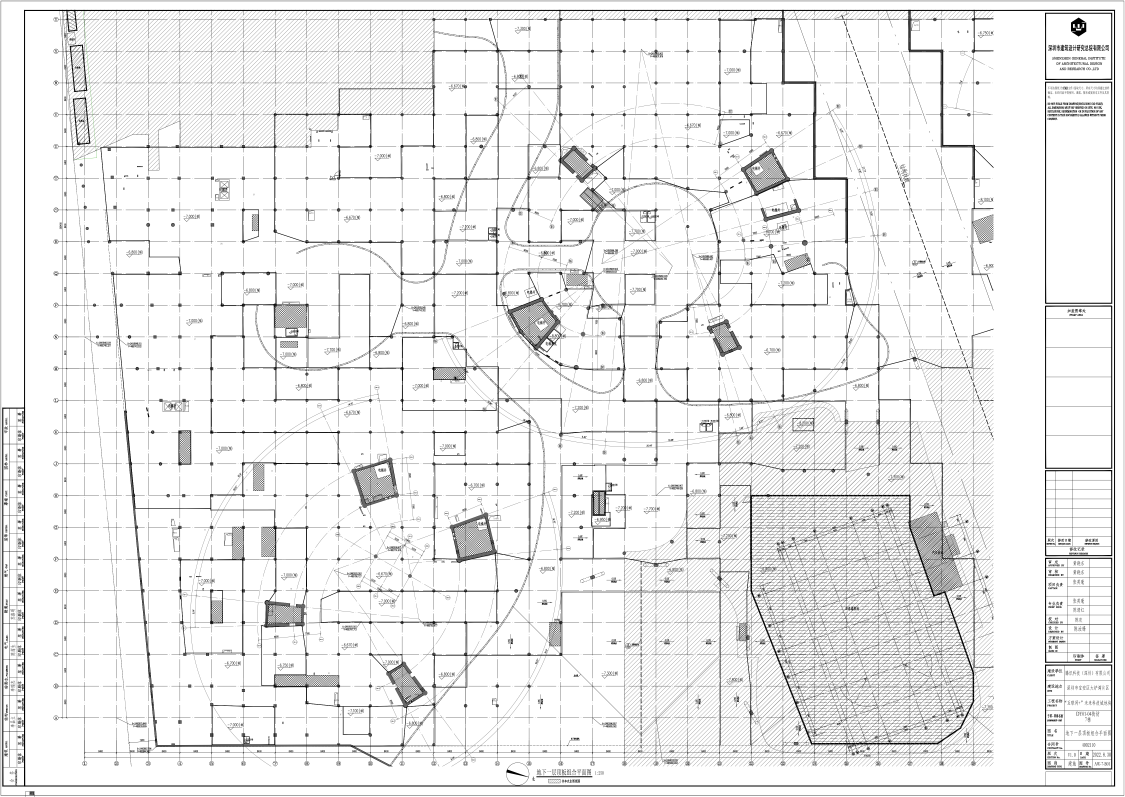
#> input picture assets/drawings/dy04_7_B01.png, 4500 x 3186 px, found by its file name (shown at 1/4 size)
$ python _b01_detail.py
#> lines starting #> are read from the running program, lines starting #| are printed output that depends on the picture; after the words box and inside, x2 and y2 are one past the last pixel; in counts of white or black regions, pixels touching at a corner belong together
# -*- coding: utf-8 -*-
"""B01: 用新 JSON 验证 scale=66.222, c=19500, f=1430000 的每条线像素位置 vs 暗列/暗行。"""
import json
import numpy as np
from PIL import Image

img = np.asarray(Image.open(r"F:\建筑验收工具\site-patrol\assets\drawings\dy04_7_B01.png").convert("L"), dtype=np.int16)
H_px, W_px = img.shape
#> H_px = 3186; W_px = 4500
ds = 4
sub = img[:H_px//ds*ds, :W_px//ds*ds]
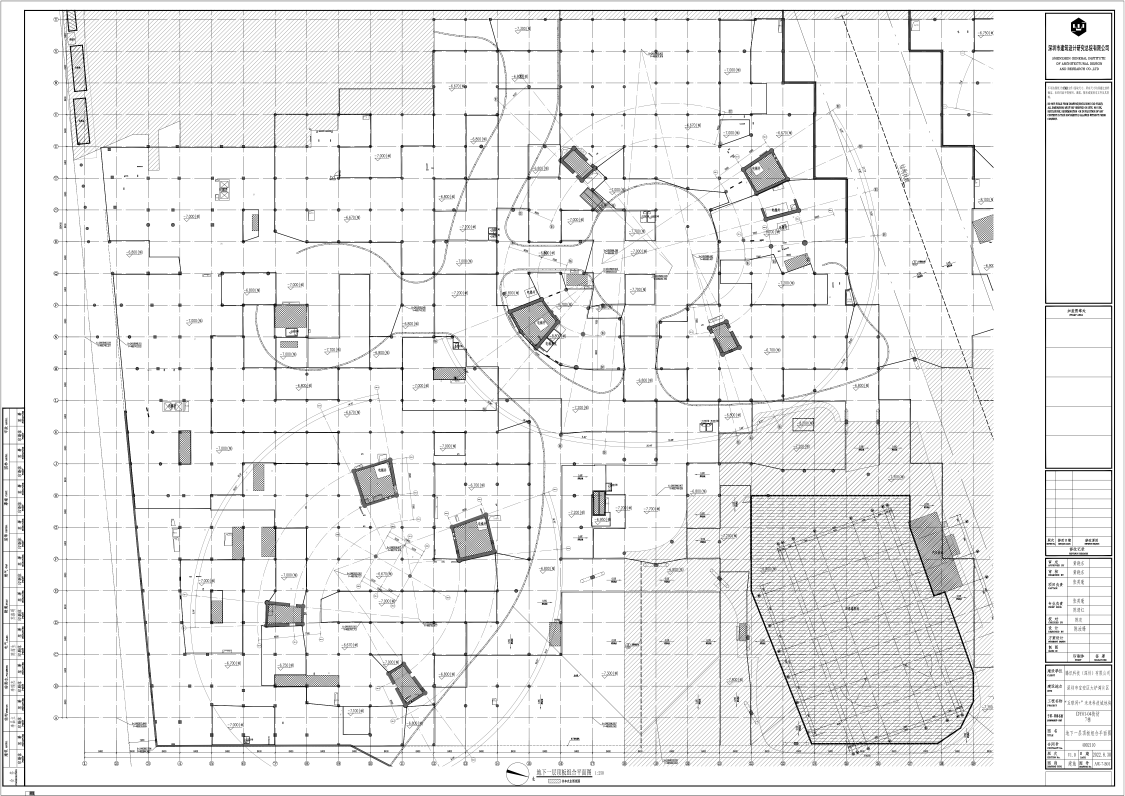
#> sub: shape (3184, 4500) int16 (shown at 1/4 size); min 0, max 255, mean 236.8
ds_img = sub.reshape(H_px//ds, ds, W_px//ds, ds).min(axis=(1, 3))
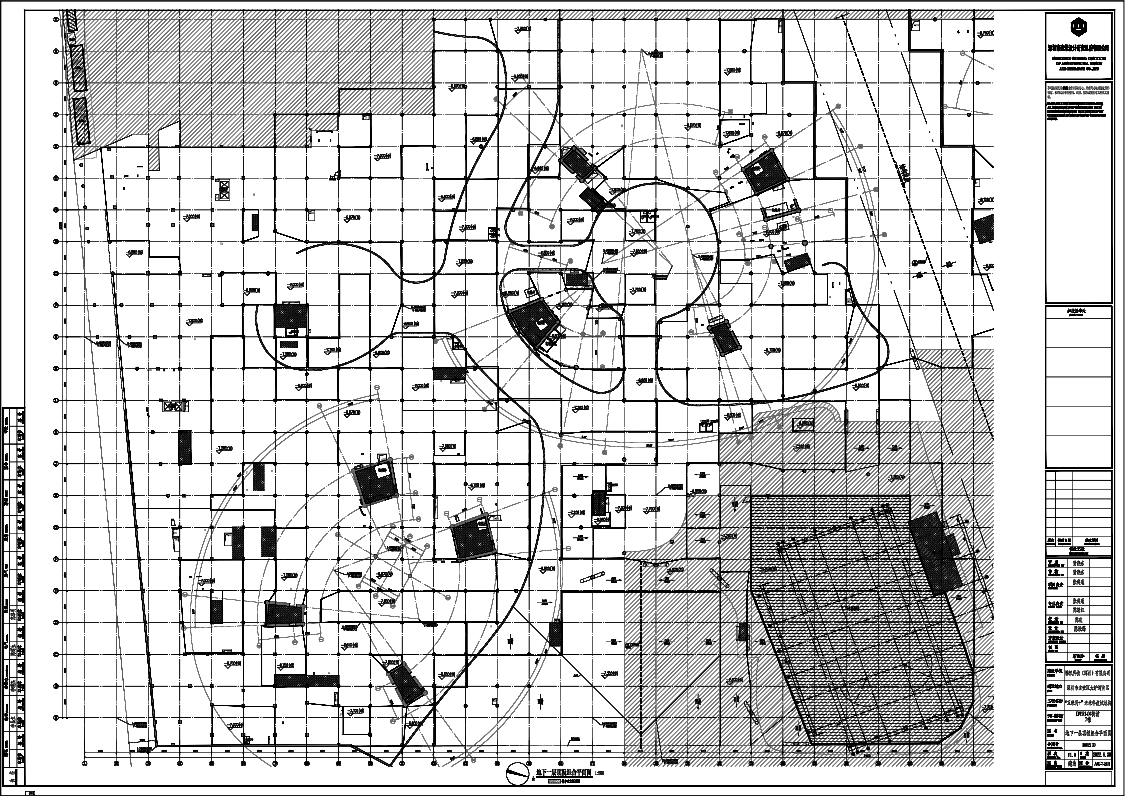
#> ds_img: shape (796, 1125) int16; min 0, max 255, mean 205.4
ds_H, ds_W = ds_img.shape
#> ds_H = 796; ds_W = 1125
dark = ds_img < 128
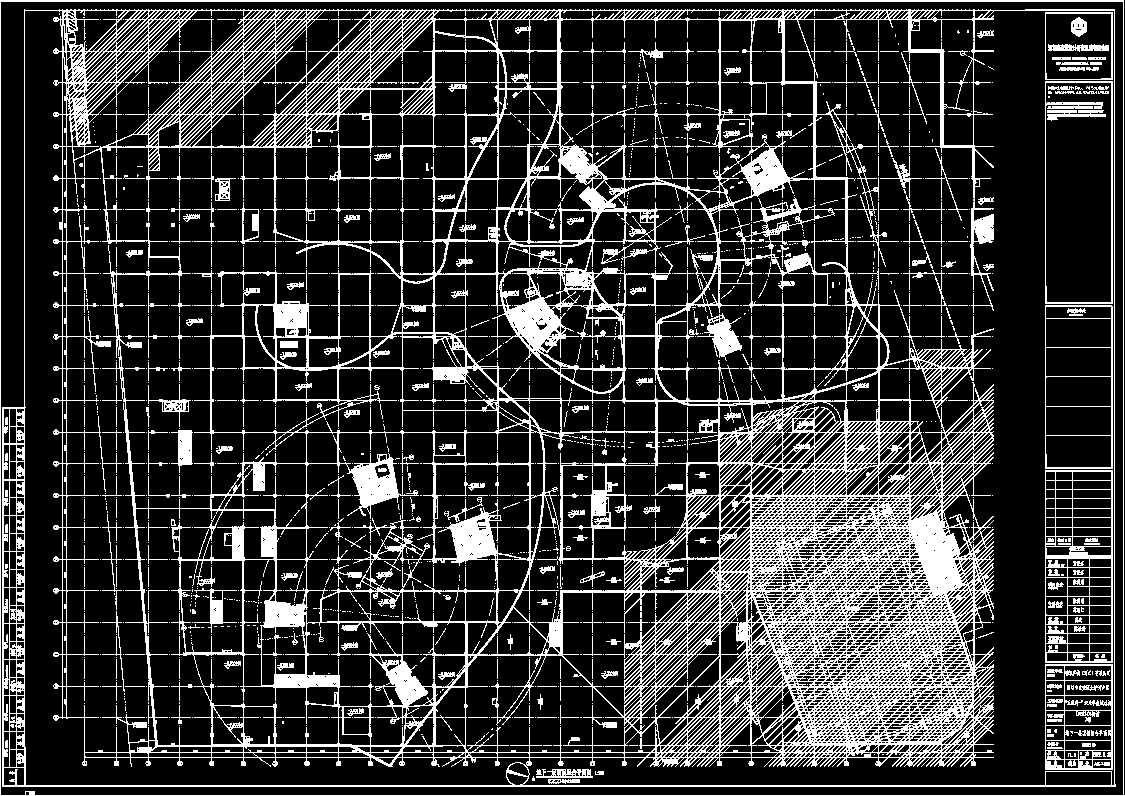
#> dark: shape (796, 1125) bool; 21.7% white in thin lines or dots
col_dark = dark.mean(axis=0)
#> col_dark = 1125 values, max 1 at index 0, min 0.00126 at index 1124, mean 0.217
row_dark = dark.mean(axis=1)
#> row_dark = 796 values, max 1 at index 795, min 0.00178 at index 2, mean 0.217

def cluster_idxs(idx_list, tol):
#> called with tol = 2
    if not idx_list: return []
    idx_list = sorted(idx_list)
#> idx_list = 43 values from 0 to 1123
    groups = []
    for i in idx_list:
        if groups and i - groups[-1][-1] <= tol:
            groups[-1].append(i)
        else:
            groups.append([i])
#> this loop made 43 passes
#> i on passes 2 to 13: 24, 62, 66, 84, 116, 148, 179, 211, 243, 275, 306, 338
#> after the loop, groups = 36 items, first 6: [0], [24], [62], [66], [84], [116]
    return [sum(g)/len(g) for g in groups]

col_c = cluster_idxs([i for i, v in enumerate(col_dark) if v > 0.5], 2)
#> col_c = 36 values from 0 to 1123
row_c = cluster_idxs([i for i, v in enumerate(row_dark) if v > 0.5], 2)
#> the loop in cluster_idxs (call 2), `for i in idx_list:` made 34 passes
#> i on passes 3 to 14: 10, 19, 51, 82, 114, 146, 178, 209, 241, 273, 305, 336
#> row_c = 30 values from 0.5 to 795
print(f"底图 {W_px}x{H_px}")
#| 底图 4500x3186
print(f"暗列: {[round(c*ds) for c in col_c]}")
#| 暗列: [0, 96, 248, 264, 336, 464, 592, 716, 844, 972, 1100, 1224, 1352, 1480, 1608, 1734, 1860, 1988, 2116, 2240, 2368, 2496, 2620, 2748, 2878, 3004, 3130, 3256, 3386, 3512, 3636, 3766, 3892, 4180, 4449, 4492]
print(f"暗行: {[round(c*ds) for c in row_c]}")
#| 暗行: [2, 40, 76, 204, 328, 456, 584, 712, 836, 964, 1092, 1220, 1344, 1472, 1600, 1728, 1852, 1980, 2108, 2234, 2362, 2488, 2616, 2744, 2868, 2980, 3008, 3028, 3142, 3180]

#> (the run stopped early here; a loop or call above may not have finished)

$ run again, with assets/drawings/dy04_7_D01.png copied over assets/drawings/dy04_7_B01.png
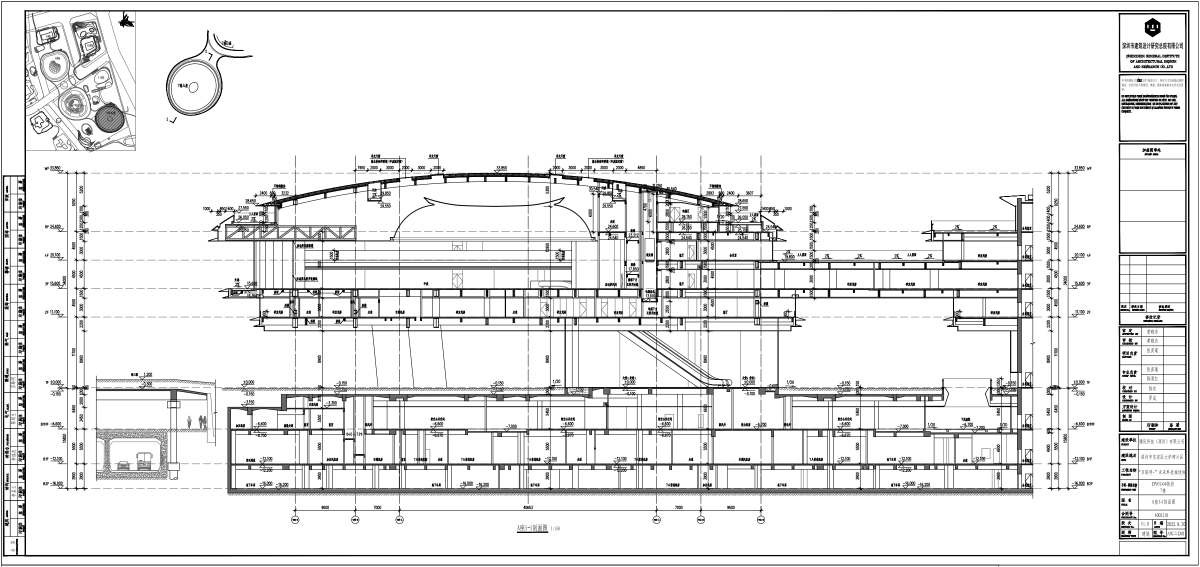
#> input picture assets/drawings/dy04_7_D01.png, 2400 x 1133 px, found by its file name (shown at 1/2 size)
#> `ds_img = sub.reshape(H_px//ds, ds, W_px//ds, ds).min(axis=(1, 3))`:
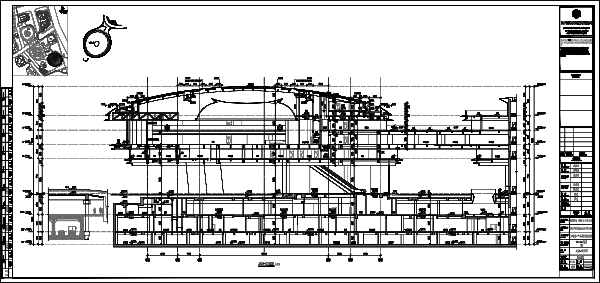
#> ds_img: shape (283, 600) int16; min 0, max 255, mean 201.6
#> `dark = ds_img < 128`:
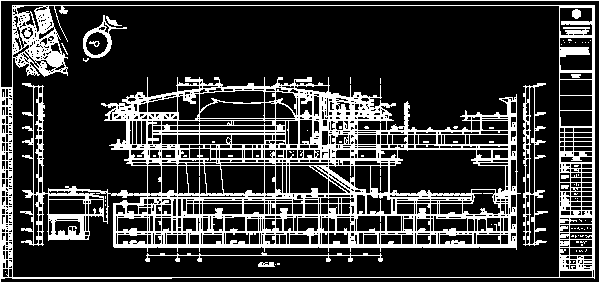
#> dark: shape (283, 600) bool; 22.9% white; 83 white regions (71 under 20 px), largest, box (x1, y1, x2, y2) and area: (20, 77, 521, 252) 25661, (0, 0, 600, 283) 10556, (523, 83, 548, 246) 1120
#> col_dark = 600 values, max 1 at index 0, min 0.00707 at index 595, mean 0.229
#> row_dark = 283 values, max 1 at index 0, min 0.00333 at index 1, mean 0.229
#> idx_list = 33 values from 0 to 599
#> the loop in cluster_idxs, `for i in idx_list:` made 33 passes
#> i on passes 3 to 10: 5, 8, 11, 12, 33, 38, 41, 42
#> after the loop in cluster_idxs, `for i in idx_list:`: groups = 26 items, first 6: [0, 1], [5], [8], [11, 12], [33], [38]
#> col_c = 26 values from 0.5 to 599
#> the loop in cluster_idxs (call 2), `for i in idx_list:` made 32 passes
#> i on passes 2 to 9: 5, 120, 130, 131, 134, 144, 148, 149
#> row_c = [0, 5, 120, 130.5, 134, 144, 148.5, 158.5, 162, 165, 195.4, 203, 215.5, 232.3, 245.5, 277, 282]
#| 底图 2400x1133
#| 暗列: [2, 20, 32, 46, 132, 152, 166, 588, 644, 708, 796, 1056, 1100, 1312, 1400, 1416, 1520, 2036, 2064, 2100, 2116, 2136, 2236, 2256, 2372, 2396]
#| 暗行: [0, 20, 480, 522, 536, 576, 594, 634, 648, 660, 782, 812, 862, 929, 982, 1108, 1128]

$ run again, with assets/drawings/dy04_7_D03.png copied over assets/drawings/dy04_7_B01.png
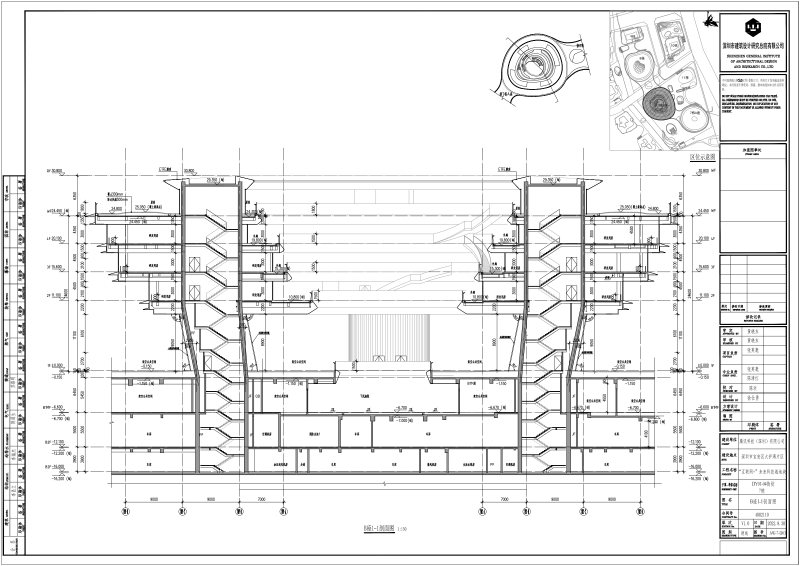
#> input picture assets/drawings/dy04_7_D03.png, 2400 x 1698 px, found by its file name (shown at 1/3 size)
#> `ds_img = sub.reshape(H_px//ds, ds, W_px//ds, ds).min(axis=(1, 3))`:
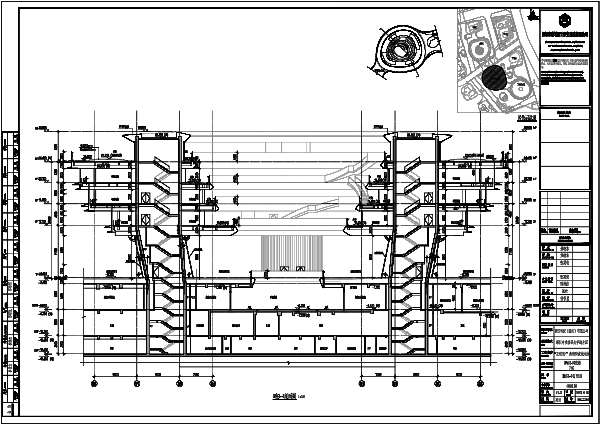
#> ds_img: shape (424, 600) int16; min 0, max 255, mean 208.7
#> `dark = ds_img < 128`:
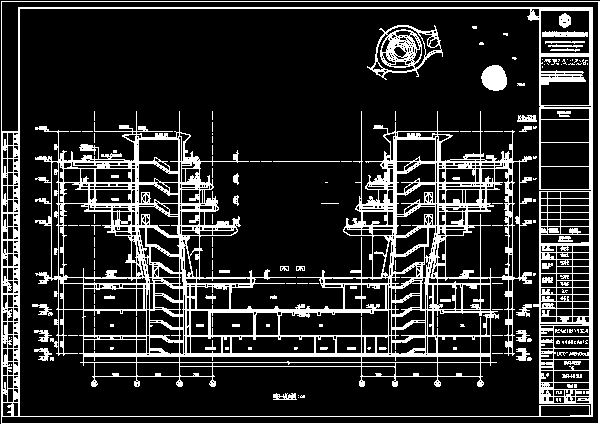
#> dark: shape (424, 600) bool; 18.1% white; 166 white regions (114 under 20 px), largest, box (x1, y1, x2, y2) and area: (35, 111, 532, 387) 26630, (1, 1, 600, 424) 13764, (367, 25, 443, 80) 1421
#> col_dark = 600 values, max 0.998 at index 1, min 0 at index 0, mean 0.181
#> row_dark = 424 values, max 0.998 at index 1, min 0 at index 0, mean 0.181
#> idx_list = [1, 2, 7, 13, 18, 19, 58, 94, 136, 179, 212, 361, 395, 437, 480, 512, 539, 540, 589, 590, 591, 592, 598, 599]
#> the loop in cluster_idxs, `for i in idx_list:` made 24 passes
#> i on passes 3 to 10: 7, 13, 18, 19, 58, 94, 136, 179
#> after the loop in cluster_idxs, `for i in idx_list:`: groups = [[1, 2], [7], [13], [18, 19], [58], [94], [136], [179], [212], [361], [395], [437], [480], [512], [539, 540], [589, 590, 591, 592], [598, 599]]
#> col_c = [1.5, 7, 13, 18.5, 58, 94, 136, 179, 212, 361, 395, 437, 480, 512, 539.5, 590.5, 598.5]
#> the loop in cluster_idxs (call 2), `for i in idx_list:` made 24 passes
#> i on passes 2 to 9: 7, 8, 161, 182, 203, 225, 226, 277
#> row_c = [1, 7.5, 161, 182, 203, 225.5, 277.5, 283.5, 310, 335.5, 354.5, 362, 416, 423]
#| 底图 2400x1698
#| 暗列: [6, 28, 52, 74, 232, 376, 544, 716, 848, 1444, 1580, 1748, 1920, 2048, 2158, 2362, 2394]
#| 暗行: [4, 30, 644, 728, 812, 902, 1110, 1134, 1240, 1342, 1418, 1448, 1664, 1692]
